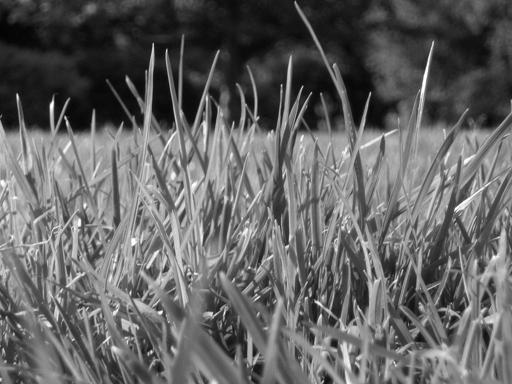
%> input picture Assignment_2/Part-1: Image Enhancement/images/image1.jpg, 512 x 384 px
$ octave psnr.m   (GNU Octave 9; MATLAB toolbox functions it lacks are replaced by stand-ins)
%> lines starting %> are read from the running program, lines starting %| are printed output that depends on the picture
### Assignment_2/Part-1: Image Enhancement/myPSNR.m
function [ PSNR ] = myPSNR( orig_image, approx_image )

    % Compute MSE
    MSE = immse(orig_image, approx_image);

    % Compute PSNR by formula (16)
    I_max = double(max(max(orig_image)));
    PSNR = 20 * log10( I_max / sqrt(MSE) );

end

### Assignment_2/Part-1: Image Enhancement/denoise.m
function [ imOut ] = denoise( image, kernel_type, varargin)

switch kernel_type
    case 'box'
        if length(varargin) == 1
            box_size = varargin{1};
        elseif isempty(varargin)
            % matlab default
            box_size = 3;
        else
            fprintf("This kernel optionally takes 1 argument, 2 or more were supplied.")
            return
        end

        imOut = imboxfilt(image, box_size);

    case 'median'

        if length(varargin) == 1
            neigborhood_dims = varargin{1};
        elseif isempty(varargin)
            % matlab default
            neighborhood_dims = [3 3];
        else
            fprintf("This kernel optionally takes 1 argument, 2 or more were given.")
            return
        end

        imOut = medfilt2(image, neigborhood_dims);

    case 'gaussian'

        if isempty(varargin)
            fprintf("This kernel requires 2 input arguments, none were given.");
            return
        else
            sigma = varargin{1};
            kernel_size = varargin{2};
        end

        imOut = imfilter(image, gauss2D(sigma, kernel_size));
%         imOut = imgaussfilt(image, sigma, 'FilterSize', kernel_size);

end
end

### Assignment_2/Part-1: Image Enhancement/gauss1D.m
function G = gauss1D( sigma , kernel_size )
    G = zeros(1, kernel_size);
    if mod(kernel_size, 2) == 0
        error('kernel_size must be odd, otherwise the filter will not have a center to convolve on')
    end
    % Compute the range
    plus_minus_range = floor(kernel_size / 2);
    kernel = (-plus_minus_range:plus_minus_range);

    % Compute the 1d Gaussian
    G = 1 / (sigma * sqrt(2 * pi)) * exp(- kernel .^ 2 / (2 * sigma ^ 2));
    % Normalize the filter so the intensity doesn't change
    G = G / sum(G)

end

### Assignment_2/Part-1: Image Enhancement/gauss2D.m
function G = gauss2D( sigma , kernel_size )
    % solution
    % 1D Gaussian
    G1D = gauss1D(sigma, kernel_size);
    % 2D Gaussian
    G = transpose(G1D) * G1D;
end

### Assignment_2/Part-1: Image Enhancement/psnr.m
%% Load images
clear all
close all

image1_original = im2double(imread('images/image1.jpg'));
%> image1_original: size 384x512 double; min 0, max 1, mean 0.39
image1_sp = im2double(imread('images/image1_saltpepper.jpg'));
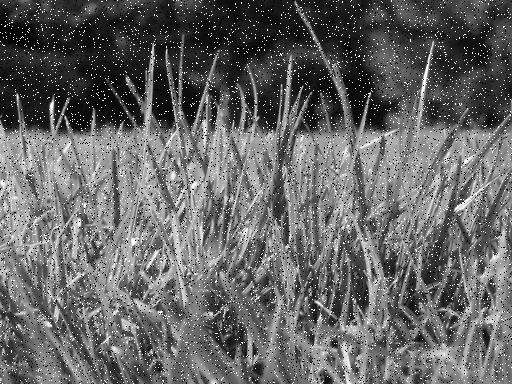
%> input picture Assignment_2/Part-1: Image Enhancement/images/image1_saltpepper.jpg, 512 x 384 px
%> image1_sp: size 384x512 double; min 0, max 1, mean 0.399
image1_gauss = im2double(imread('images/image1_gaussian.jpg'));
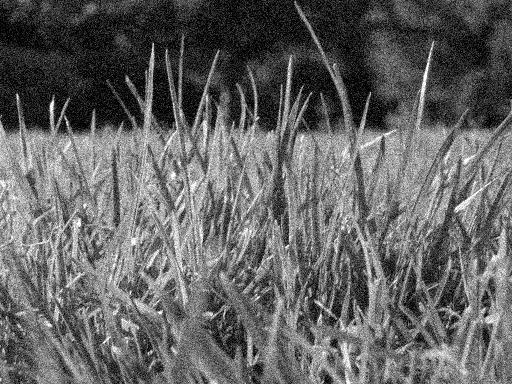
%> input picture Assignment_2/Part-1: Image Enhancement/images/image1_gaussian.jpg, 512 x 384 px
%> image1_gauss: size 384x512 double; min 0, max 1, mean 0.392

%% 4.2 Report the PSNR on image1

% PSNR for saltpepper
psnr_image1_sp = myPSNR(image1_original, image1_sp)
%> in myPSNR, `MSE = immse(orig_image, approx_image);`: MSE = 0.0245
%> in myPSNR, `I_max = double(max(max(orig_image)));`: I_max = 1
%> in myPSNR, `PSNR = 20 * log10( I_max / sqrt(MSE) );`: PSNR = 16.11
%> psnr_image1_sp = 16.11

% PSNR for Gaussian noise
psnr_image1_gauss = myPSNR(image1_original, image1_gauss)
%> psnr_image1_gauss = 20.58

%% 4.3 Denoise images

% Question 7.1
kernel_sizes = [[3 3]; [5 5]; [7 7]];

[h,w] = size(image1_sp);
%> h = 384; w = 512
n = size(kernel_sizes, 1);

images_denoised_box = zeros(h, w, n);
images_denoised_median = zeros(h, w, n);

% Denoise saltpepper images with box/median
for i = 1:n
    images_denoised_box(:,:,i) = denoise(image1_sp, 'box', kernel_sizes(i, :));
    images_denoised_median(:,:,i) = denoise(image1_sp, 'median', kernel_sizes(i, :));
end
%> this loop made 3 passes
%> pass 1, in denoise, `imOut = imboxfilt(image, box_size);`:
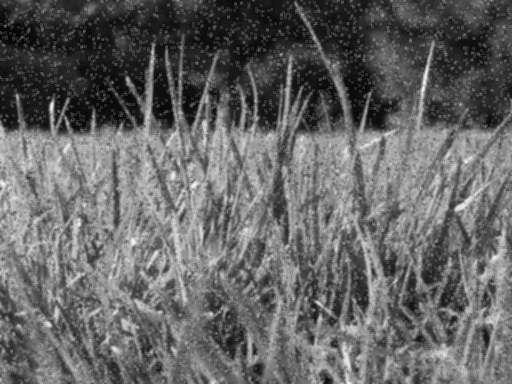
%> imOut: size 384x512 double; min 0.0109, max 0.993, mean 0.399
%> after the loop:
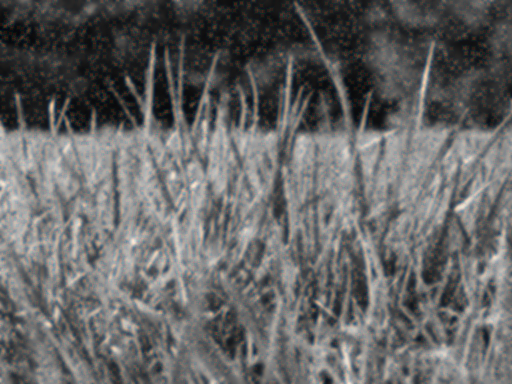
%> images_denoised_box: size 384x512x3 double; mean R, G, B 0.399, 0.399, 0.399
%> after the loop:
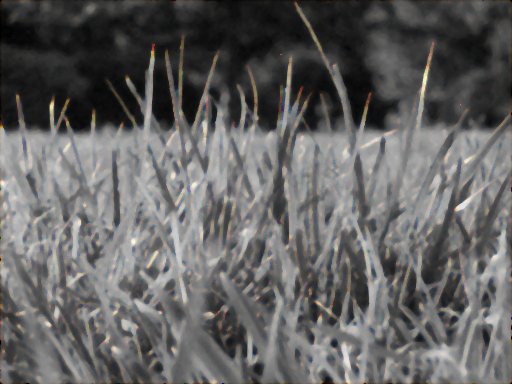
%> images_denoised_median: size 384x512x3 double; mean R, G, B 0.388, 0.386, 0.383

% Denoise gaussian images with gaussian 0.5, 1 and 2
sigmas = [0.5; 1; 2];
n = size(sigmas, 1);
images_denoised_gauss = zeros(h, w, n);

for i = 1:n
    images_denoised_gauss(:, :, i) = denoise(image1_gauss, 'gaussian', sigmas(i), 7);
end
%> this loop made 3 passes
%> sigma in denoise on passes 1 to 3: 0.5, 1, 2

%% Plot denoised images
% Plot median filter results
figure
for i = 1:n
    subplot(1, n, i); imshow(images_denoised_median(:,:,i));
    sizes = kernel_sizes(i, :);
    title(string(sizes(1)) + "x" + string(sizes(2)));
end
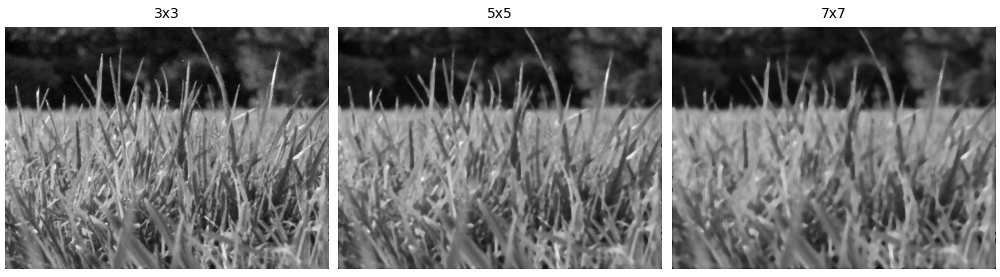
%> figure redrawn from the program's plot data, 3 panels

% Plot boxfilter results
figure
for i = 1:n
    subplot(1, n, i); imshow(images_denoised_box(:,:,i));
    sizes = kernel_sizes(i, :);
    title(string(sizes(1)) + "x" + string(sizes(2)));
end

%% Plot gaussian results
figure
for i = 1:n
    subplot(1, n, i); imshow(images_denoised_gauss(:,:,i));
    sigma = sigmas(i);
    title(string(sigma));
end
%% Calculate PSN for denoised images

PSNR_median = zeros(n, 1);
PSNR_box = zeros(n, 1);
PSNR_gauss = zeros(n, 1);

for i = 1:n
    PSNR_median(i) = myPSNR(image1_original, images_denoised_median(:, :, i));
    PSNR_box(i) = myPSNR(image1_original, images_denoised_box(:, :, i));
    PSNR_gauss(i) = myPSNR(image1_original, images_denoised_gauss(:,:,i));
end
%> this loop made 3 passes
%> after the loop, PSNR_box = [23.4; 22.64; 21.42]; PSNR_gauss = [24.3; 26.1; 23.21]; PSNR_median = [27.69; 24.5; 22.37]

%% Relation PSNR and sigma

% Denoise gaussian images with gaussian 0.5, 1 and 2
sigmas = 0.01:0.01:2;
n = size(sigmas, 2);
[h, w] = size(image1_gauss);
images_denoised_gauss = zeros(h, w, n);

PSNR_gauss = zeros(n, 1);

for i = 1:n
    images_denoised_gauss(:, :, i) = denoise(image1_gauss, 'gaussian', sigmas(i), 7);
    PSNR_gauss(i) = myPSNR(image1_original, images_denoised_gauss(:, :, i));
end
%> this loop made 200 passes
%> (sigma in denoise, MSE in myPSNR, PSNR in myPSNR) on passes 1 to 3: (0.01, 0.00874, 20.58), (0.02, 0.00874, 20.58), (0.03, 0.00874, 20.58)
%> after the loop, PSNR_gauss = 200 values, max 26.68 at index 77, min 20.58 at index 1, mean 24.07

plot(sigmas, PSNR_gauss); xlabel('Sigma'); ylabel('PSNR');
%> after `ylabel('PSNR')`:
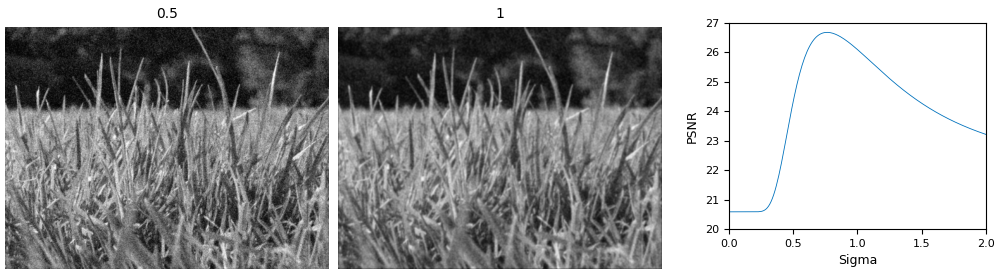
%> figure redrawn from the program's plot data, 3 panels
